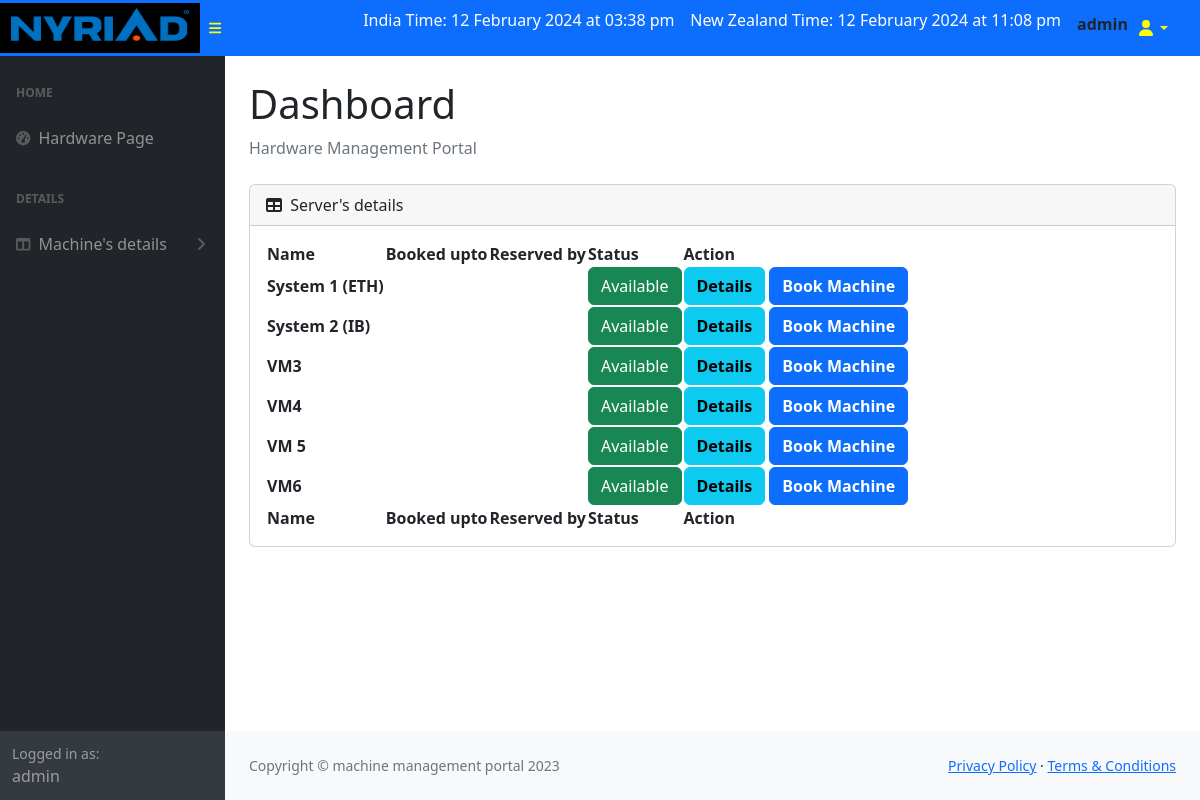
The app's page / (signed in) with its own data.
### machines/models.py (models this page shows, shortened)
class Machine(models.Model):
    name = models.CharField(max_length=100)
    discription = models.TextField(null=True, max_length=500)
    user = models.ForeignKey(User, on_delete=models.SET_NULL, null=True, blank=True)
    start_time = models.DateTimeField(null=True, blank=True)
    end_time = models.DateTimeField(null=True, blank=True)
    timestamp = models.DateTimeField(auto_now=True)
    status = models.BooleanField(default=True)  # True for free, False for occupied
    blooked = models.BooleanField(default=False) # False for system is working, True for system blooked or having any issues
    purpose = models.TextField(blank=True)
    nz_start_time = models.DateTimeField(null=True, blank=True)
    nz_end_time = models.DateTimeField(null=True, blank=True)

### machines/views.py (the view)
# urls.py: path('', views.machine_list, name='machine_list'),
@login_required
def machine_list(request):
    search_query = request.GET.get('search')
    machines = Machine.objects.filter(name__icontains=search_query) if search_query else Machine.objects.all()
    context = {
        'machines': machines,
    }
    return render(request, 'machines/machine_list.html', context)

### machines/templates/machines/machine_list.html (shortened to what this page needs)
{% load static %}
<html lang="en">
    <head>
        <link href="https://cdn.jsdelivr.net/npm/simple-datatables@7.1.2/dist/style.min.css" rel="stylesheet" />
        <link href="{% static 'styles.css' %}" rel="stylesheet" />
    </head>
    <body class="sb-nav-fixed">
        <nav class="sb-topnav navbar navbar-expand navbar-primary bg-primary">
            <img src="/static/images/img_1.png" height="50" width="200">
            <button style="color:yellow;" class="btn btn-link btn-sm order-1 order-lg-0 me-4 me-lg-0" id="sidebarToggle" href="#!"><i class="fas fa-bars"></i></button>
            <form class="d-none d-md-inline-block form-inline ms-auto me-0 me-md-3 my-2 my-md-0">
                <div class="input-group">
                     <p style="color:white">India Time: <span id="indianTimeAndDate"></span></p>
                <p style="color:white">New Zealand Time: <span id="newZealandTime"></span></p>
                </div>
            </form>
            <ul class="navbar-nav ms-auto ms-md-0 me-3 me-lg-4">
                <strong>{{ request.user }}</strong>
                <li class="nav-item dropdown">
                    <a style="color:yellow;" class="nav-link dropdown-toggle" id="navbarDropdown" href="#" role="button" data-bs-toggle="dropdown" aria-expanded="false"><i class="fas fa-user fa-fw"></i></a>
                </li>
            </ul>
        </nav>
        <div id="layoutSidenav">
            <div id="layoutSidenav_nav">
                <nav class="sb-sidenav accordion sb-sidenav-dark" id="sidenavAccordion">
                    <div class="sb-sidenav-menu">
                        <div class="nav">
                            <div class="sb-sidenav-menu-heading">Home</div>
                            <a class="nav-link" href="#" target="_blank">
                                <div class="sb-nav-link-icon"><i class="fas fa-tachometer-alt"></i></div>
                                Hardware Page
                            </a>
                             <div class="sb-sidenav-menu-heading">Details</div>
                            <a class="nav-link collapsed" href="#" data-bs-toggle="collapse" data-bs-target="#collapseLayouts" aria-expanded="false" aria-controls="collapseLayouts">
                                <div class="sb-nav-link-icon"><i class="fas fa-columns"></i></div>
                                Machine's details
                                <div class="sb-sidenav-collapse-arrow"><i class="fas fa-angle-down"></i></div>
                            </a>
                        </div>
                    </div>
                    <div class="sb-sidenav-footer">
                        <div class="small">Logged in as:</div>
                        {{ request.user }}
                    </div>
                </nav>
            </div>
            <div id="layoutSidenav_content">
                <main>
                    <div class="container-fluid px-4">
                        <h1 class="mt-4">Dashboard</h1>
                        <ol class="breadcrumb mb-4">
                            <li class="breadcrumb-item active">Hardware Management Portal</li>
                        </ol>
                        <div class="card mb-4">
                            <div class="card-header">
                                <i class="fas fa-table me-1"></i>
                                Server's details
                            </div>
                            <div class="card-body">
                                <table id="datatablesSimple">
                                    <thead>
                                        <tr>
                                            <th>Name</th>
                                            <th>Booked upto</th>
                                            <th>Reserved by</th>
                                            <th>Status</th>
                                            <th>Action</th>
                                        </tr>
                                    </thead>
                                    <tfoot>
                                        <tr>
                                            <th>Name</th>
                                            <th>Booked upto</th>
                                            <th>Reserved by</th>
                                            <th>Status</th>
                                            <th>Action</th>
                                        </tr>
                                    </tfoot>
                                    <tbody>
                                    {% for machine in machines %}
                                        {% if machine.status == True %}
                                            <tr>
                                                <td><b> {{ machine.name }} </b></td>
                                                {% if machine.blooked == False %}
                                                    <td></td>
                                                    <td></td>
                                                    <td><button type="button" class="btn btn-success">Available</button></td>
                                                    <td>
                                                        <a href="{% url 'machine_detail' machine.id %}" class="btn btn-info" ><b>Details</b></a>
                                                        <a href="{% url 'book_machine' machine.id %}" class="btn btn-primary" ><b>Book Machine</b></a>
                                                    </td>
                                                {% else %}
                                                    <td class="table-danger"></td>
                                                    <td class="table-danger"></td>
                                                    <td class="table-danger"><button type="button" class="btn btn-danger">Blooked</button></td>
                                                    <td class="table-danger"><a href="{% url 'machine_detail' machine.id %}" class="btn btn-info" ><b>Details</b></a></td>
                                                {% endif %}
                                            </tr>
                                        {% endif %}
                                    {% endfor %}
                                    </tbody>
                                </table>
                            </div>
                        </div>
                    </div>
                </main>
                <footer class="py-4 bg-light mt-auto">
                    <div class="container-fluid px-4">
                        <div class="d-flex align-items-center justify-content-between small">
                            <div class="text-muted">Copyright &copy; machine management portal 2023</div>
                            <div>
                                <a href="#">Privacy Policy</a>
                                &middot;
                                <a href="#">Terms &amp; Conditions</a>
                            </div>
                        </div>
                    </div>
                </footer>
            </div>
        </div>
    </body>
</html>

### records on screen
Machine: name "System 1 (ETH)", blooked "Available"
Machine: name "System 2 (IB)", blooked "Available"
Machine: name "VM3", blooked "Available"
Machine: name "VM4", blooked "Available"
Machine: name "VM 5", blooked "Available"
Machine: name "VM6", blooked "Available"

### other values on screen
{{ request.user }} "admin"
